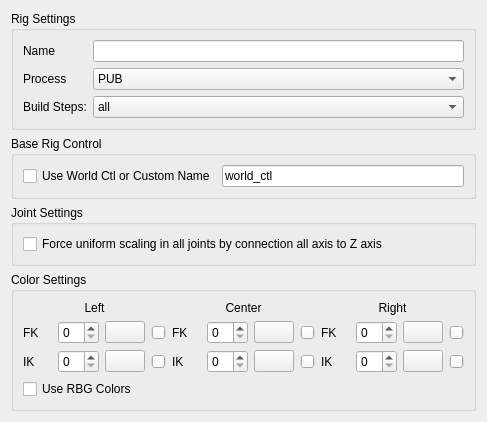
<?xml version="1.0" encoding="UTF-8"?>
<ui version="4.0">
 <class>Form</class>
 <widget class="QWidget" name="Form">
  <property name="geometry">
   <rect>
    <x>0</x>
    <y>0</y>
    <width>421</width>
    <height>377</height>
   </rect>
  </property>
  <property name="windowTitle">
   <string>Form</string>
  </property>
  <layout class="QGridLayout" name="gridLayout_2">
   <item row="2" column="0">
    <widget class="QGroupBox" name="groupBox_3">
     <property name="sizePolicy">
      <sizepolicy hsizetype="Preferred" vsizetype="Fixed">
       <horstretch>0</horstretch>
       <verstretch>0</verstretch>
      </sizepolicy>
     </property>
     <property name="title">
      <string>Joint Settings</string>
     </property>
     <layout class="QGridLayout" name="gridLayout_5">
      <item row="0" column="0">
       <widget class="QCheckBox" name="force_uniScale_checkBox">
        <property name="text">
         <string>Force uniform scaling in all joints by connection all axis to Z axis</string>
        </property>
       </widget>
      </item>
     </layout>
    </widget>
   </item>
   <item row="0" column="0">
    <widget class="QGroupBox" name="groupBox">
     <property name="title">
      <string>Rig Settings</string>
     </property>
     <layout class="QGridLayout" name="gridLayout_3">
      <item row="0" column="0">
       <layout class="QFormLayout" name="formLayout">
        <item row="0" column="0">
         <widget class="QLabel" name="rigName_label">
          <property name="text">
           <string>Name</string>
          </property>
         </widget>
        </item>
        <item row="0" column="1">
         <widget class="QLineEdit" name="rigName_lineEdit"/>
        </item>
        <item row="1" column="0">
         <widget class="QLabel" name="mode_label">
          <property name="text">
           <string>Process</string>
          </property>
         </widget>
        </item>
        <item row="1" column="1">
         <widget class="QComboBox" name="mode_comboBox">
          <item>
           <property name="text">
            <string>PUB</string>
           </property>
          </item>
          <item>
           <property name="text">
            <string>WIP</string>
           </property>
          </item>
         </widget>
        </item>
        <item row="2" column="0">
         <widget class="QLabel" name="step_label">
          <property name="text">
           <string>Build Steps:</string>
          </property>
         </widget>
        </item>
        <item row="2" column="1">
         <widget class="QComboBox" name="step_comboBox">
          <item>
           <property name="text">
            <string>all</string>
           </property>
          </item>
          <item>
           <property name="text">
            <string>prepare</string>
           </property>
          </item>
          <item>
           <property name="text">
            <string>objects</string>
           </property>
          </item>
          <item>
           <property name="text">
            <string>attributes</string>
           </property>
          </item>
          <item>
           <property name="text">
            <string>operate</string>
           </property>
          </item>
         </widget>
        </item>
       </layout>
      </item>
     </layout>
    </widget>
   </item>
   <item row="1" column="0">
    <widget class="QGroupBox" name="groupBox_7">
     <property name="sizePolicy">
      <sizepolicy hsizetype="Preferred" vsizetype="Fixed">
       <horstretch>0</horstretch>
       <verstretch>0</verstretch>
      </sizepolicy>
     </property>
     <property name="title">
      <string>Base Rig Control</string>
     </property>
     <layout class="QHBoxLayout" name="horizontalLayout_9">
      <item>
       <widget class="QCheckBox" name="worldCtl_checkBox">
        <property name="toolTip">
         <string>&lt;html&gt;&lt;head/&gt;&lt;body&gt;&lt;p&gt;Shifter creates by default a Base control called &amp;quot;&lt;span style=&quot; font-weight:600;&quot;&gt;global_C0_ctl&lt;/span&gt;&amp;quot;. &lt;/p&gt;&lt;p&gt;Since this control is not accesible from any guide locator. Is not possible to add it as a space reference.&lt;/p&gt;&lt;p&gt;If this option is active, The base control will be named &amp;quot;&lt;span style=&quot; font-weight:600;&quot;&gt;world_ctl&lt;/span&gt;&amp;quot; and we can add &amp;quot;&lt;span style=&quot; font-weight:600;&quot;&gt;global_C0_ctl&lt;/span&gt;&amp;quot; as a regular &amp;quot;Control_01&amp;quot; component. &lt;/p&gt;&lt;p&gt;This way we can use it as space reference.&lt;/p&gt;&lt;p&gt;The biped guide template is configured with this structure.&lt;/p&gt;&lt;/body&gt;&lt;/html&gt;</string>
        </property>
        <property name="text">
         <string>Use World Ctl or Custom Name</string>
        </property>
       </widget>
      </item>
      <item>
       <widget class="QLineEdit" name="worldCtl_lineEdit">
        <property name="text">
         <string>world_ctl</string>
        </property>
       </widget>
      </item>
     </layout>
    </widget>
   </item>
   <item row="3" column="0">
    <widget class="QGroupBox" name="groupBox_5">
     <property name="title">
      <string>Color Settings</string>
     </property>
     <layout class="QGridLayout" name="gridLayout_7">
      <item row="1" column="0">
       <widget class="QCheckBox" name="useRGB_checkBox">
        <property name="text">
         <string>Use RBG Colors</string>
        </property>
       </widget>
      </item>
      <item row="0" column="0">
       <layout class="QGridLayout" name="gridLayout_9">
        <item row="0" column="2">
         <widget class="QLabel" name="label_3">
          <property name="text">
           <string>Right</string>
          </property>
          <property name="alignment">
           <set>Qt::AlignCenter</set>
          </property>
         </widget>
        </item>
        <item row="0" column="1">
         <widget class="QLabel" name="label_2">
          <property name="text">
           <string>Center</string>
          </property>
          <property name="alignment">
           <set>Qt::AlignCenter</set>
          </property>
         </widget>
        </item>
        <item row="1" column="1">
         <layout class="QGridLayout" name="gridLayout">
          <item row="0" column="0">
           <widget class="QLabel" name="fk_label_2">
            <property name="text">
             <string>FK</string>
            </property>
           </widget>
          </item>
          <item row="0" column="1">
           <widget class="QLabel" name="C_color_fk_label">
            <property name="sizePolicy">
             <sizepolicy hsizetype="Minimum" vsizetype="Preferred">
              <horstretch>0</horstretch>
              <verstretch>0</verstretch>
             </sizepolicy>
            </property>
            <property name="minimumSize">
             <size>
              <width>0</width>
              <height>0</height>
             </size>
            </property>
            <property name="text">
             <string/>
            </property>
           </widget>
          </item>
          <item row="0" column="2">
           <widget class="QSpinBox" name="C_color_fk_spinBox">
            <property name="sizePolicy">
             <sizepolicy hsizetype="Expanding" vsizetype="Fixed">
              <horstretch>0</horstretch>
              <verstretch>0</verstretch>
             </sizepolicy>
            </property>
            <property name="maximum">
             <number>31</number>
            </property>
           </widget>
          </item>
          <item row="0" column="3">
           <widget class="QPushButton" name="C_RGB_fk_pushButton">
            <property name="sizePolicy">
             <sizepolicy hsizetype="Fixed" vsizetype="Fixed">
              <horstretch>0</horstretch>
              <verstretch>0</verstretch>
             </sizepolicy>
            </property>
            <property name="maximumSize">
             <size>
              <width>16777215</width>
              <height>16777215</height>
             </size>
            </property>
            <property name="layoutDirection">
             <enum>Qt::LeftToRight</enum>
            </property>
            <property name="styleSheet">
             <string notr="true"/>
            </property>
            <property name="text">
             <string/>
            </property>
           </widget>
          </item>
          <item row="0" column="4">
           <widget class="QSlider" name="C_RGB_fk_slider">
            <property name="maximum">
             <number>255</number>
            </property>
            <property name="orientation">
             <enum>Qt::Horizontal</enum>
            </property>
           </widget>
          </item>
          <item row="1" column="0">
           <widget class="QLabel" name="ik_label_2">
            <property name="text">
             <string>IK</string>
            </property>
           </widget>
          </item>
          <item row="1" column="1">
           <widget class="QLabel" name="C_color_ik_label">
            <property name="sizePolicy">
             <sizepolicy hsizetype="Minimum" vsizetype="Preferred">
              <horstretch>0</horstretch>
              <verstretch>0</verstretch>
             </sizepolicy>
            </property>
            <property name="minimumSize">
             <size>
              <width>0</width>
              <height>0</height>
             </size>
            </property>
            <property name="text">
             <string/>
            </property>
           </widget>
          </item>
          <item row="1" column="2">
           <widget class="QSpinBox" name="C_color_ik_spinBox">
            <property name="sizePolicy">
             <sizepolicy hsizetype="Expanding" vsizetype="Fixed">
              <horstretch>0</horstretch>
              <verstretch>0</verstretch>
             </sizepolicy>
            </property>
            <property name="maximum">
             <number>31</number>
            </property>
           </widget>
          </item>
          <item row="1" column="3">
           <widget class="QPushButton" name="C_RGB_ik_pushButton">
            <property name="sizePolicy">
             <sizepolicy hsizetype="Fixed" vsizetype="Fixed">
              <horstretch>0</horstretch>
              <verstretch>0</verstretch>
             </sizepolicy>
            </property>
            <property name="maximumSize">
             <size>
              <width>16777215</width>
              <height>16777215</height>
             </size>
            </property>
            <property name="layoutDirection">
             <enum>Qt::LeftToRight</enum>
            </property>
            <property name="styleSheet">
             <string notr="true"/>
            </property>
            <property name="text">
             <string/>
            </property>
           </widget>
          </item>
          <item row="1" column="4">
           <widget class="QSlider" name="C_RGB_ik_slider">
            <property name="maximum">
             <number>255</number>
            </property>
            <property name="orientation">
             <enum>Qt::Horizontal</enum>
            </property>
           </widget>
          </item>
         </layout>
        </item>
        <item row="1" column="2">
         <layout class="QGridLayout" name="gridLayout_10">
          <item row="0" column="0">
           <widget class="QLabel" name="fk_label_3">
            <property name="text">
             <string>FK</string>
            </property>
           </widget>
          </item>
          <item row="0" column="1">
           <widget class="QLabel" name="R_color_fk_label">
            <property name="sizePolicy">
             <sizepolicy hsizetype="Minimum" vsizetype="Preferred">
              <horstretch>0</horstretch>
              <verstretch>0</verstretch>
             </sizepolicy>
            </property>
            <property name="minimumSize">
             <size>
              <width>0</width>
              <height>0</height>
             </size>
            </property>
            <property name="text">
             <string/>
            </property>
           </widget>
          </item>
          <item row="0" column="2">
           <widget class="QSpinBox" name="R_color_fk_spinBox">
            <property name="sizePolicy">
             <sizepolicy hsizetype="Expanding" vsizetype="Fixed">
              <horstretch>0</horstretch>
              <verstretch>0</verstretch>
             </sizepolicy>
            </property>
            <property name="maximum">
             <number>31</number>
            </property>
           </widget>
          </item>
          <item row="0" column="3">
           <widget class="QPushButton" name="R_RGB_fk_pushButton">
            <property name="sizePolicy">
             <sizepolicy hsizetype="Fixed" vsizetype="Fixed">
              <horstretch>0</horstretch>
              <verstretch>0</verstretch>
             </sizepolicy>
            </property>
            <property name="maximumSize">
             <size>
              <width>16777215</width>
              <height>16777215</height>
             </size>
            </property>
            <property name="layoutDirection">
             <enum>Qt::LeftToRight</enum>
            </property>
            <property name="styleSheet">
             <string notr="true"/>
            </property>
            <property name="text">
             <string/>
            </property>
           </widget>
          </item>
          <item row="0" column="4">
           <widget class="QSlider" name="R_RGB_fk_slider">
            <property name="maximum">
             <number>255</number>
            </property>
            <property name="orientation">
             <enum>Qt::Horizontal</enum>
            </property>
           </widget>
          </item>
          <item row="1" column="0">
           <widget class="QLabel" name="ik_label_3">
            <property name="text">
             <string>IK</string>
            </property>
           </widget>
          </item>
          <item row="1" column="1">
           <widget class="QLabel" name="R_color_ik_label">
            <property name="sizePolicy">
             <sizepolicy hsizetype="Minimum" vsizetype="Preferred">
              <horstretch>0</horstretch>
              <verstretch>0</verstretch>
             </sizepolicy>
            </property>
            <property name="minimumSize">
             <size>
              <width>0</width>
              <height>0</height>
             </size>
            </property>
            <property name="text">
             <string/>
            </property>
           </widget>
          </item>
          <item row="1" column="2">
           <widget class="QSpinBox" name="R_color_ik_spinBox">
            <property name="sizePolicy">
             <sizepolicy hsizetype="Expanding" vsizetype="Fixed">
              <horstretch>0</horstretch>
              <verstretch>0</verstretch>
             </sizepolicy>
            </property>
            <property name="maximum">
             <number>31</number>
            </property>
           </widget>
          </item>
          <item row="1" column="3">
           <widget class="QPushButton" name="R_RGB_ik_pushButton">
            <property name="enabled">
             <bool>true</bool>
            </property>
            <property name="sizePolicy">
             <sizepolicy hsizetype="Fixed" vsizetype="Fixed">
              <horstretch>0</horstretch>
              <verstretch>0</verstretch>
             </sizepolicy>
            </property>
            <property name="maximumSize">
             <size>
              <width>16777215</width>
              <height>16777215</height>
             </size>
            </property>
            <property name="layoutDirection">
             <enum>Qt::LeftToRight</enum>
            </property>
            <property name="styleSheet">
             <string notr="true"/>
            </property>
            <property name="text">
             <string/>
            </property>
           </widget>
          </item>
          <item row="1" column="4">
           <widget class="QSlider" name="R_RGB_ik_slider">
            <property name="maximum">
             <number>255</number>
            </property>
            <property name="orientation">
             <enum>Qt::Horizontal</enum>
            </property>
           </widget>
          </item>
         </layout>
        </item>
        <item row="0" column="0">
         <widget class="QLabel" name="label">
          <property name="text">
           <string>Left</string>
          </property>
          <property name="alignment">
           <set>Qt::AlignCenter</set>
          </property>
         </widget>
        </item>
        <item row="1" column="0">
         <layout class="QGridLayout" name="gridLayout_11">
          <item row="0" column="0">
           <widget class="QLabel" name="fk_label">
            <property name="text">
             <string>FK</string>
            </property>
           </widget>
          </item>
          <item row="0" column="1">
           <widget class="QLabel" name="L_color_fk_label">
            <property name="sizePolicy">
             <sizepolicy hsizetype="Minimum" vsizetype="Preferred">
              <horstretch>0</horstretch>
              <verstretch>0</verstretch>
             </sizepolicy>
            </property>
            <property name="minimumSize">
             <size>
              <width>0</width>
              <height>0</height>
             </size>
            </property>
            <property name="text">
             <string/>
            </property>
           </widget>
          </item>
          <item row="0" column="2">
           <widget class="QSpinBox" name="L_color_fk_spinBox">
            <property name="sizePolicy">
             <sizepolicy hsizetype="Expanding" vsizetype="Fixed">
              <horstretch>0</horstretch>
              <verstretch>0</verstretch>
             </sizepolicy>
            </property>
            <property name="maximum">
             <number>31</number>
            </property>
           </widget>
          </item>
          <item row="0" column="3">
           <widget class="QPushButton" name="L_RGB_fk_pushButton">
            <property name="sizePolicy">
             <sizepolicy hsizetype="Fixed" vsizetype="Fixed">
              <horstretch>0</horstretch>
              <verstretch>0</verstretch>
             </sizepolicy>
            </property>
            <property name="maximumSize">
             <size>
              <width>16777215</width>
              <height>16777215</height>
             </size>
            </property>
            <property name="layoutDirection">
             <enum>Qt::LeftToRight</enum>
            </property>
            <property name="styleSheet">
             <string notr="true"/>
            </property>
            <property name="text">
             <string/>
            </property>
           </widget>
          </item>
          <item row="0" column="4">
           <widget class="QSlider" name="L_RGB_fk_slider">
            <property name="maximum">
             <number>255</number>
            </property>
            <property name="orientation">
             <enum>Qt::Horizontal</enum>
            </property>
           </widget>
          </item>
          <item row="1" column="0">
           <widget class="QLabel" name="ik_label">
            <property name="text">
             <string>IK</string>
            </property>
           </widget>
          </item>
          <item row="1" column="1">
           <widget class="QLabel" name="L_color_ik_label">
            <property name="sizePolicy">
             <sizepolicy hsizetype="Minimum" vsizetype="Preferred">
              <horstretch>0</horstretch>
              <verstretch>0</verstretch>
             </sizepolicy>
            </property>
            <property name="minimumSize">
             <size>
              <width>0</width>
              <height>0</height>
             </size>
            </property>
            <property name="text">
             <string/>
            </property>
           </widget>
          </item>
          <item row="1" column="2">
           <widget class="QSpinBox" name="L_color_ik_spinBox">
            <property name="sizePolicy">
             <sizepolicy hsizetype="Expanding" vsizetype="Fixed">
              <horstretch>0</horstretch>
              <verstretch>0</verstretch>
             </sizepolicy>
            </property>
            <property name="maximum">
             <number>31</number>
            </property>
           </widget>
          </item>
          <item row="1" column="3">
           <widget class="QPushButton" name="L_RGB_ik_pushButton">
            <property name="sizePolicy">
             <sizepolicy hsizetype="Fixed" vsizetype="Fixed">
              <horstretch>0</horstretch>
              <verstretch>0</verstretch>
             </sizepolicy>
            </property>
            <property name="maximumSize">
             <size>
              <width>16777215</width>
              <height>16777215</height>
             </size>
            </property>
            <property name="layoutDirection">
             <enum>Qt::LeftToRight</enum>
            </property>
            <property name="styleSheet">
             <string notr="true"/>
            </property>
            <property name="text">
             <string/>
            </property>
           </widget>
          </item>
          <item row="1" column="4">
           <widget class="QSlider" name="L_RGB_ik_slider">
            <property name="maximum">
             <number>255</number>
            </property>
            <property name="orientation">
             <enum>Qt::Horizontal</enum>
            </property>
           </widget>
          </item>
         </layout>
        </item>
       </layout>
      </item>
     </layout>
    </widget>
   </item>
  </layout>
 </widget>
 <resources/>
 <connections/>
</ui>
